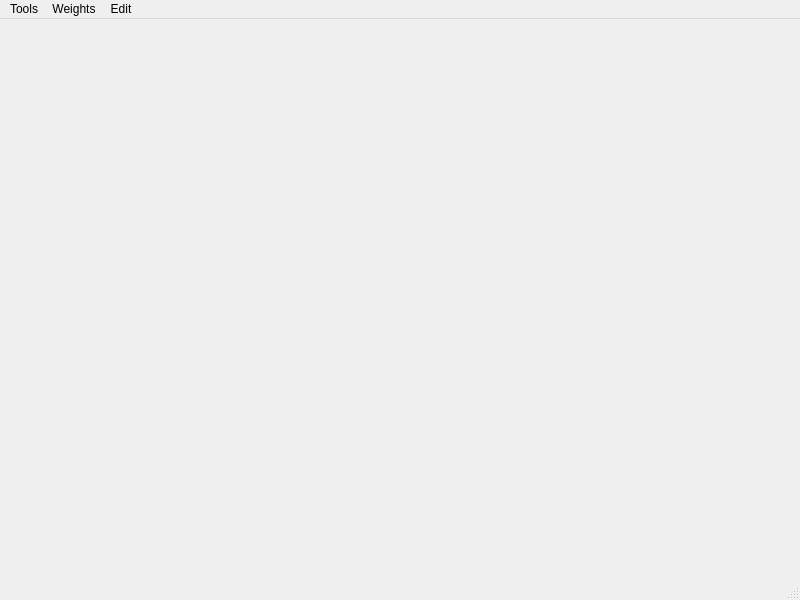
<?xml version="1.0" encoding="UTF-8"?>
<ui version="4.0">
 <class>MainWindow</class>
 <widget class="QMainWindow" name="MainWindow">
  <property name="geometry">
   <rect>
    <x>0</x>
    <y>0</y>
    <width>800</width>
    <height>600</height>
   </rect>
  </property>
  <property name="windowTitle">
   <string>MainWindow</string>
  </property>
  <widget class="QWidget" name="centralwidget"/>
  <widget class="QMenuBar" name="menubar">
   <property name="geometry">
    <rect>
     <x>0</x>
     <y>0</y>
     <width>800</width>
     <height>31</height>
    </rect>
   </property>
   <widget class="QMenu" name="menuTools">
    <property name="title">
     <string>Tools</string>
    </property>
    <addaction name="actionAdd_New_Mesh"/>
    <addaction name="actionDelete_Mesh"/>
   </widget>
   <widget class="QMenu" name="menuWeights">
    <property name="title">
     <string>Weights</string>
    </property>
    <addaction name="actionClear_Weights_Selected_Mesh"/>
   </widget>
   <widget class="QMenu" name="menuEdit">
    <property name="title">
     <string>Edit</string>
    </property>
    <addaction name="actionUndo"/>
    <addaction name="actionRedo"/>
    <addaction name="separator"/>
    <addaction name="actionCut"/>
    <addaction name="actionCopy"/>
    <addaction name="actionPaste"/>
    <addaction name="actionDelete"/>
    <addaction name="separator"/>
    <addaction name="actionSelect_All"/>
   </widget>
   <addaction name="menuTools"/>
   <addaction name="menuWeights"/>
   <addaction name="menuEdit"/>
  </widget>
  <widget class="QStatusBar" name="statusbar"/>
  <action name="actionAdd_New_Mesh">
   <property name="text">
    <string>Link New Mesh</string>
   </property>
  </action>
  <action name="actionDelete_Mesh">
   <property name="text">
    <string>Unlink Selected Mesh</string>
   </property>
  </action>
  <action name="actionClear_Weights_Selected_Mesh">
   <property name="text">
    <string>Clear Weights Selected Mesh</string>
   </property>
  </action>
  <action name="actionUndo">
   <property name="text">
    <string>Undo</string>
   </property>
  </action>
  <action name="actionRedo">
   <property name="text">
    <string>Redo</string>
   </property>
  </action>
  <action name="actionCopy">
   <property name="text">
    <string>Copy</string>
   </property>
  </action>
  <action name="actionPaste">
   <property name="text">
    <string>Paste</string>
   </property>
  </action>
  <action name="actionCut">
   <property name="text">
    <string>Cut</string>
   </property>
  </action>
  <action name="actionDelete">
   <property name="text">
    <string>Delete</string>
   </property>
  </action>
  <action name="actionSelect_All">
   <property name="text">
    <string>Select All</string>
   </property>
  </action>
 </widget>
 <resources/>
 <connections/>
</ui>
